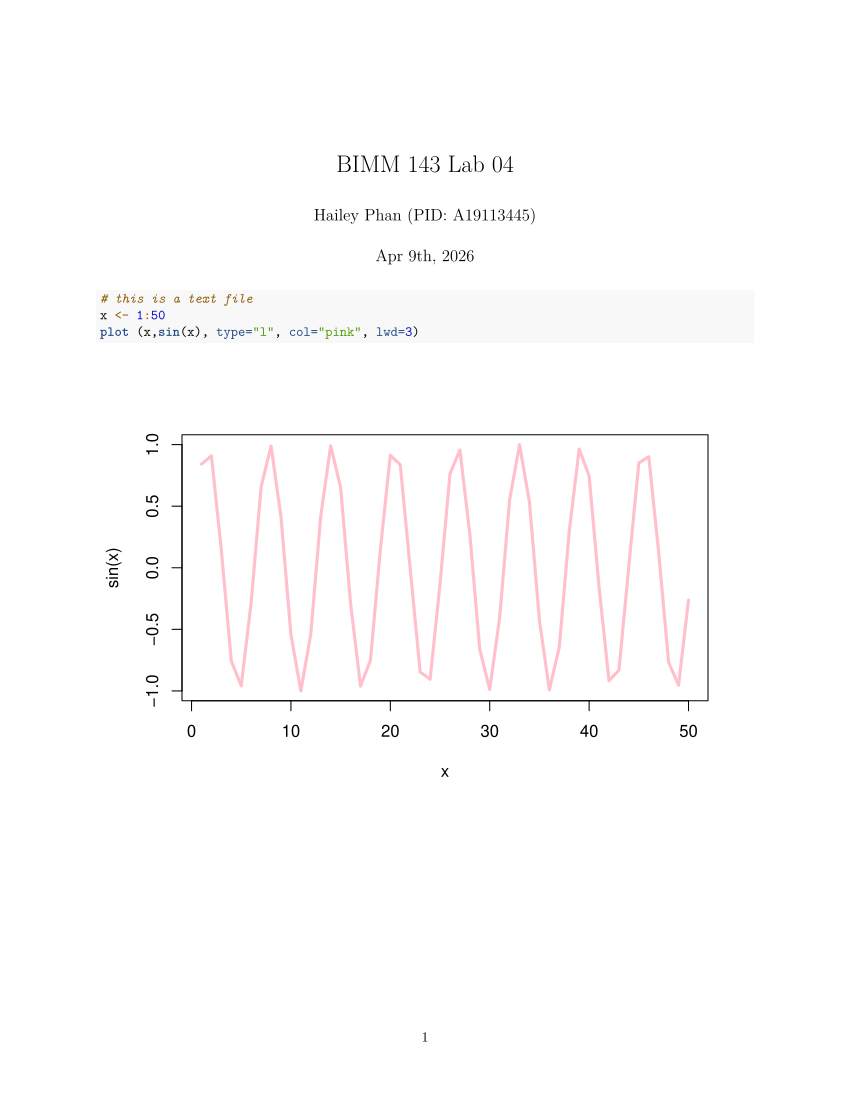

R code for this plot:
#' ---
#' title: "BIMM 143 Lab 04"
#' author: "Hailey Phan (PID: A19113445)"
#' date: "Apr 9th, 2026"
#' ---

# this is a text file
x <- 1:50
plot (x,sin(x), type="l", col="pink", lwd=3)
